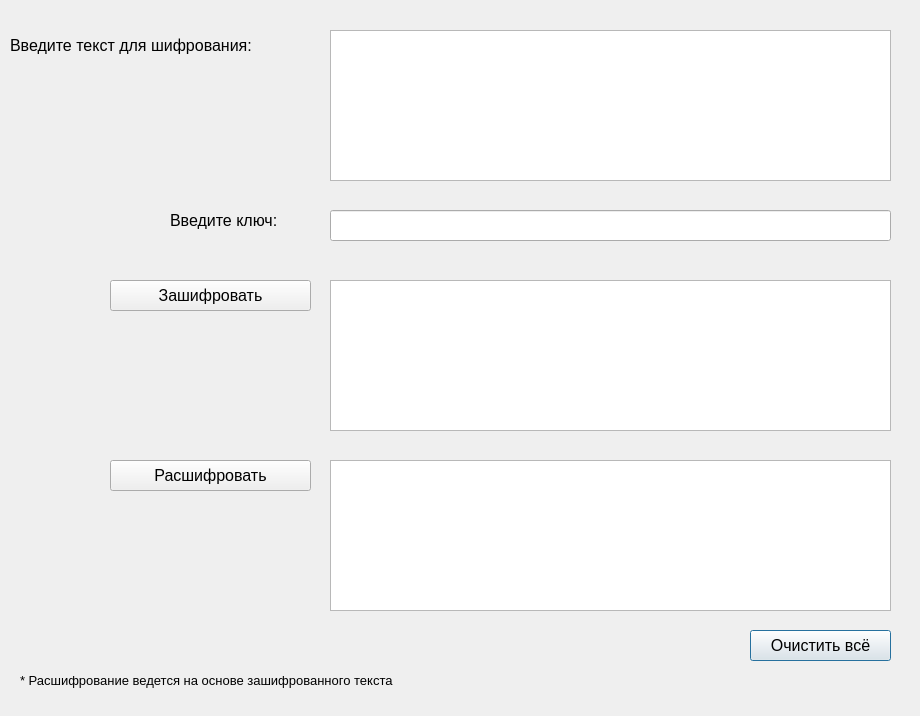
<?xml version="1.0" encoding="UTF-8"?>
<ui version="4.0">
 <class>Dialog</class>
 <widget class="QDialog" name="Dialog">
  <property name="geometry">
   <rect>
    <x>0</x>
    <y>0</y>
    <width>920</width>
    <height>716</height>
   </rect>
  </property>
  <property name="minimumSize">
   <size>
    <width>920</width>
    <height>716</height>
   </size>
  </property>
  <property name="maximumSize">
   <size>
    <width>920</width>
    <height>716</height>
   </size>
  </property>
  <property name="windowTitle">
   <string>Шифр Цезаря</string>
  </property>
  <widget class="QLabel" name="label">
   <property name="geometry">
    <rect>
     <x>170</x>
     <y>200</y>
     <width>141</width>
     <height>41</height>
    </rect>
   </property>
   <property name="font">
    <font>
     <family>Arial</family>
     <pointsize>12</pointsize>
    </font>
   </property>
   <property name="text">
    <string>Введите ключ:</string>
   </property>
  </widget>
  <widget class="QPushButton" name="but_clear">
   <property name="geometry">
    <rect>
     <x>750</x>
     <y>630</y>
     <width>141</width>
     <height>31</height>
    </rect>
   </property>
   <property name="font">
    <font>
     <family>Arial</family>
     <pointsize>12</pointsize>
    </font>
   </property>
   <property name="text">
    <string>Очистить всё</string>
   </property>
  </widget>
  <widget class="QPushButton" name="but_encr">
   <property name="geometry">
    <rect>
     <x>110</x>
     <y>280</y>
     <width>201</width>
     <height>31</height>
    </rect>
   </property>
   <property name="font">
    <font>
     <family>Arial</family>
     <pointsize>12</pointsize>
    </font>
   </property>
   <property name="text">
    <string>Зашифровать</string>
   </property>
  </widget>
  <widget class="QLabel" name="label_2">
   <property name="geometry">
    <rect>
     <x>10</x>
     <y>30</y>
     <width>301</width>
     <height>31</height>
    </rect>
   </property>
   <property name="font">
    <font>
     <family>Arial</family>
     <pointsize>12</pointsize>
    </font>
   </property>
   <property name="text">
    <string>Введите текст для шифрования:</string>
   </property>
  </widget>
  <widget class="QPushButton" name="but_decr">
   <property name="geometry">
    <rect>
     <x>110</x>
     <y>460</y>
     <width>201</width>
     <height>31</height>
    </rect>
   </property>
   <property name="font">
    <font>
     <family>Arial</family>
     <pointsize>12</pointsize>
    </font>
   </property>
   <property name="text">
    <string>Расшифровать</string>
   </property>
  </widget>
  <widget class="QLabel" name="label_3">
   <property name="geometry">
    <rect>
     <x>20</x>
     <y>660</y>
     <width>481</width>
     <height>41</height>
    </rect>
   </property>
   <property name="font">
    <font>
     <family>Arial</family>
     <pointsize>10</pointsize>
    </font>
   </property>
   <property name="text">
    <string>* Расшифрование ведется на основе зашифрованного текста</string>
   </property>
  </widget>
  <widget class="QLineEdit" name="key">
   <property name="geometry">
    <rect>
     <x>330</x>
     <y>210</y>
     <width>561</width>
     <height>31</height>
    </rect>
   </property>
   <property name="font">
    <font>
     <family>Arial</family>
     <pointsize>12</pointsize>
    </font>
   </property>
  </widget>
  <widget class="QPlainTextEdit" name="slova">
   <property name="geometry">
    <rect>
     <x>330</x>
     <y>30</y>
     <width>561</width>
     <height>151</height>
    </rect>
   </property>
   <property name="font">
    <font>
     <family>Arial</family>
     <pointsize>12</pointsize>
    </font>
   </property>
  </widget>
  <widget class="QPlainTextEdit" name="rez_encr">
   <property name="geometry">
    <rect>
     <x>330</x>
     <y>280</y>
     <width>561</width>
     <height>151</height>
    </rect>
   </property>
   <property name="font">
    <font>
     <family>Arial</family>
     <pointsize>12</pointsize>
    </font>
   </property>
  </widget>
  <widget class="QPlainTextEdit" name="rez_decr">
   <property name="geometry">
    <rect>
     <x>330</x>
     <y>460</y>
     <width>561</width>
     <height>151</height>
    </rect>
   </property>
   <property name="font">
    <font>
     <family>Arial</family>
     <pointsize>12</pointsize>
    </font>
   </property>
  </widget>
 </widget>
 <resources/>
 <connections/>
</ui>
